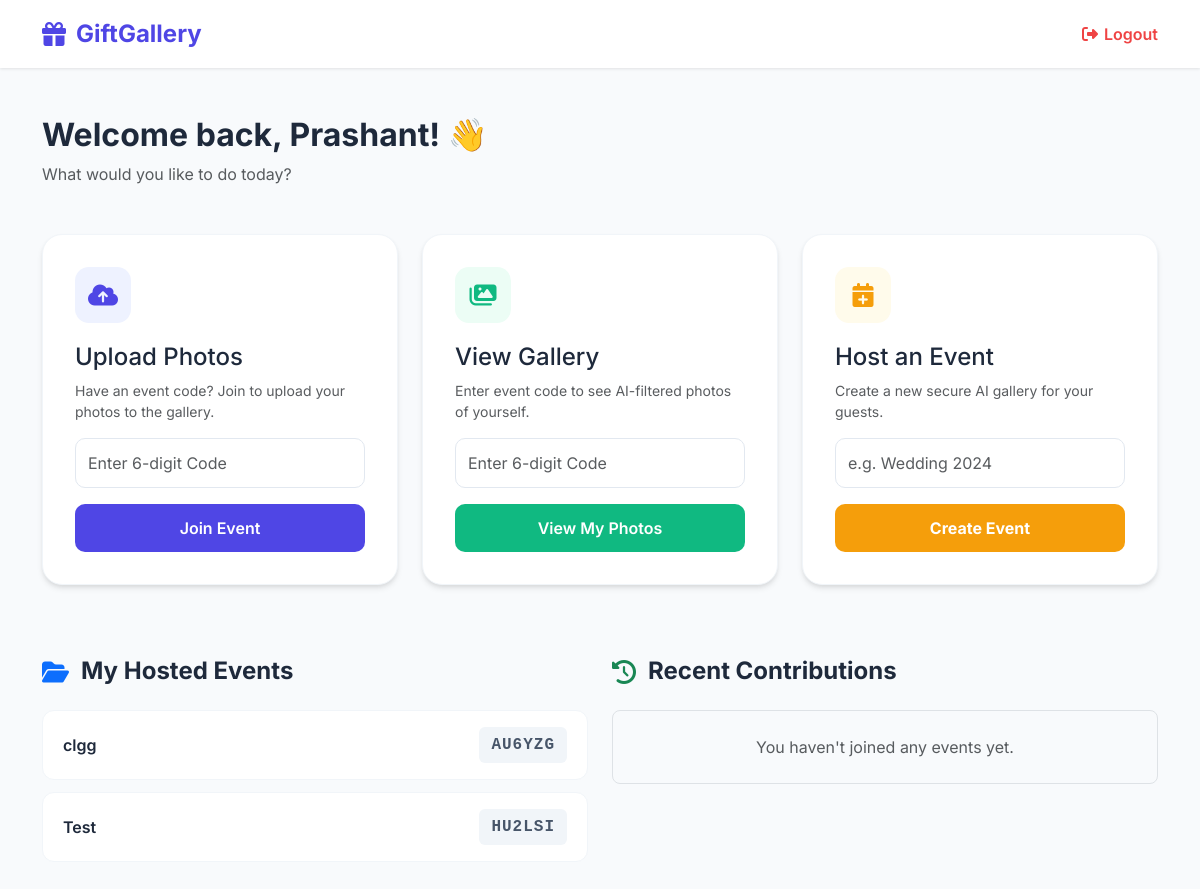
The app's page /hub (signed in), older data.
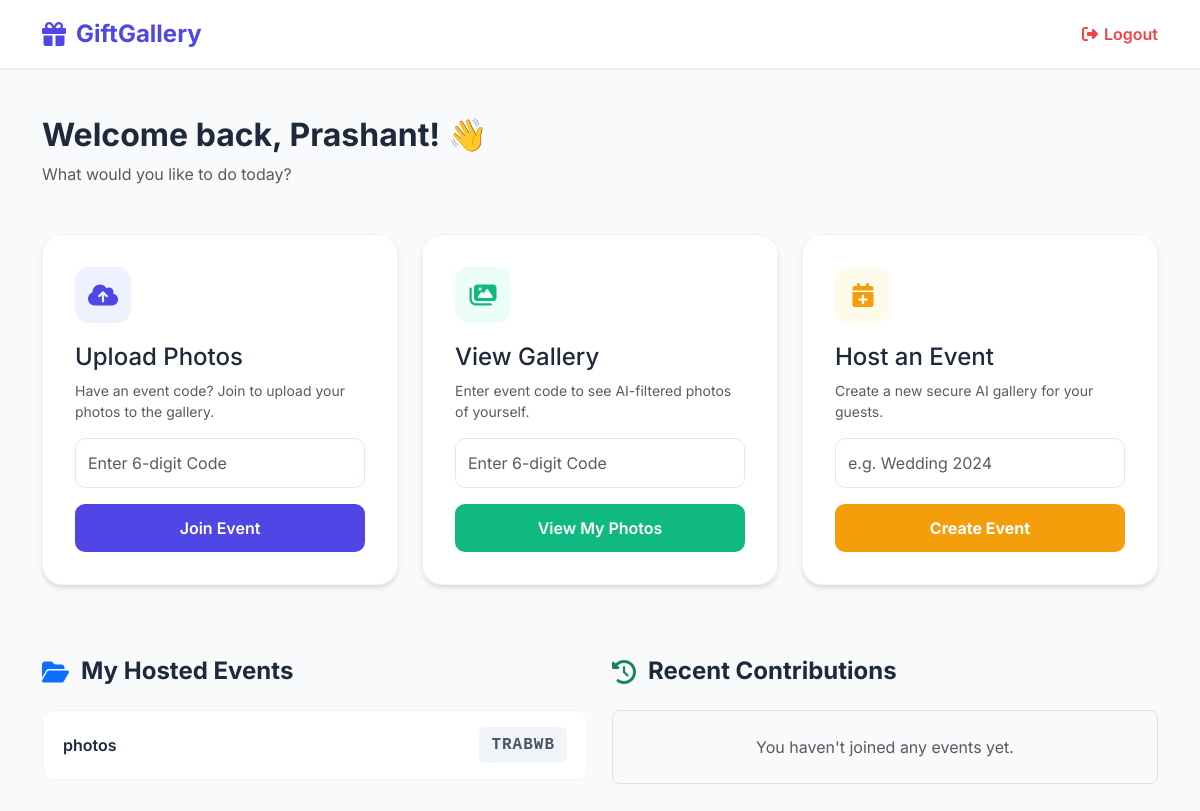
The same page, newer data.
### tables this page shows
CREATE TABLE events (
                id INTEGER PRIMARY KEY AUTOINCREMENT,
                event_name TEXT NOT NULL, 
                event_code TEXT UNIQUE NOT NULL,
                host_id INTEGER,
                FOREIGN KEY (host_id) REFERENCES users (id)
            );

### app.py (the view)
@app.route('/hub')
def user_hub():
    if 'user' not in session or 'user_id' not in session:
        return redirect(url_for('login'))
    user_id = session['user_id']
    with sqlite3.connect('giftgallery.db') as conn:
        cursor = conn.cursor()
        cursor.execute("SELECT event_name, event_code FROM events WHERE host_id = ?", (user_id,))
        my_events = cursor.fetchall()
        cursor.execute('''
            SELECT DISTINCT e.event_name, e.event_code
            FROM events e
            JOIN photos p ON e.event_code = p.event_code
            WHERE p.uploader_id = ? AND e.host_id != ?
        ''', (user_id, user_id))
        contributed_events = cursor.fetchall()
    return render_template('hub.html', username=session['user'], my_events=my_events, contributed_events=contributed_events)

### templates/hub.html (shortened to what this page needs)
<!doctype html>
<html lang="en">
  <head>
    <link
      href="https://cdn.jsdelivr.net/npm/bootstrap@5.3.0/dist/css/bootstrap.min.css"
      rel="stylesheet"
    />
    <link
      rel="stylesheet"
      href="https://cdnjs.cloudflare.com/ajax/libs/font-awesome/6.4.0/css/all.min.css"
    />
  </head>
  <body>
    <nav class="navbar mb-5">
      <div class="container">
        <a class="brand-name" href="#">
          <i class="fas fa-gift"></i> GiftGallery
        </a>
        <a href="/logout" class="logout-btn">
          <i class="fas fa-sign-out-alt"></i> Logout
        </a>
      </div>
    </nav>
    <div class="container">
      <div class="text-start mb-5">
        <h2 class="fw-bold">Welcome back, {{ username }}! 👋</h2>
        <p class="text-muted">What would you like to do today?</p>
      </div>
      <div class="row g-4">
        <div class="col-lg-4">
          <div class="hub-card">
            <div class="card-icon icon-upload">
              <i class="fas fa-cloud-upload-alt"></i>
            </div>
            <h4>Upload Photos</h4>
            <p class="text-muted small">
              Have an event code? Join to upload your photos to the gallery.
            </p>
            <form action="/join" method="POST">
              <input
                type="text"
                name="event_code"
                class="form-control mb-3"
                placeholder="Enter 6-digit Code"
                required
              />
              <button type="submit" class="btn btn-primary w-100">
                Join Event
              </button>
            </form>
          </div>
        </div>
        <div class="col-lg-4">
          <div class="hub-card">
            <div class="card-icon icon-gallery">
              <i class="fas fa-images"></i>
            </div>
            <h4>View Gallery</h4>
            <p class="text-muted small">
              Enter event code to see AI-filtered photos of yourself.
            </p>
            <form action="/gallery" method="POST">
              <input
                type="text"
                name="gallery_code"
                class="form-control mb-3"
                placeholder="Enter 6-digit Code"
                required
              />
              <button type="submit" class="btn btn-success w-100">
                View My Photos
              </button>
            </form>
          </div>
        </div>
        <div class="col-lg-4">
          <div class="hub-card">
            <div class="card-icon icon-host">
              <i class="fas fa-calendar-plus"></i>
            </div>
            <h4>Host an Event</h4>
            <p class="text-muted small">
              Create a new secure AI gallery for your guests.
            </p>
            <form action="/create_event" method="POST">
              <input
                type="text"
                name="event_name"
                class="form-control mb-3"
                placeholder="e.g. Wedding 2024"
                required
              />
              <button type="submit" class="btn btn-warning w-100 fw-bold">
                Create Event
              </button>
            </form>
          </div>
        </div>
      </div>
      <div class="row mt-5 pt-4">
        <div class="col-md-6 mb-4">
          <h4 class="section-title">
            <i class="fas fa-folder-open text-primary"></i>
            My Hosted Events
          </h4>
          {% if my_events %} {% for event in my_events %}
          <div class="event-list-item">
            <span class="fw-semibold">{{ event[0] }}</span>
            <span class="event-code-badge">{{ event[1] }}</span>
          </div>
          {% endfor %} {% else %}
          <div
            class="p-4 border border-dashed rounded-3 text-center text-muted"
          >
            You haven't hosted any events yet.
          </div>
          {% endif %}
        </div>
        <div class="col-md-6 mb-4">
          <h4 class="section-title">
            <i class="fas fa-history text-success"></i>
            Recent Contributions
          </h4>
          {% if contributed_events %} {% for event in contributed_events %}
          <div class="event-list-item">
            <span class="fw-semibold">{{ event[0] }}</span>
            <span class="event-code-badge">{{ event[1] }}</span>
          </div>
          {% endfor %} {% else %}
          <div
            class="p-4 border border-dashed rounded-3 text-center text-muted"
          >
            You haven't joined any events yet.
          </div>
          {% endif %}
        </div>
      </div>
    </div>
  </body>
</html>

### templates/hub.html (style rules this page uses)
:root { --primary: #4f46e5; --secondary: #10b981; --accent: #f59e0b; --bg: #f8fafc; --text-dark: #1e293b; }
body { font-family: "Inter", sans-serif; background-color: var(--bg); color: var(--text-dark); padding-bottom: 50px; }
.navbar { background: white; box-shadow: 0 1px 3px rgba(0, 0, 0, 0.1); padding: 1rem 0; margin-bottom: 40px; }
.brand-name { font-weight: 700; color: var(--primary); font-size: 1.5rem; display: flex; align-items: center; gap: 10px; text-decoration: none; }
.hub-card { background: white; padding: 32px; border-radius: 20px; box-shadow: 0 4px 6px -1px rgba(0, 0, 0, 0.1), 0 2px 4px -1px rgba(0, 0, 0, 0.06); height: 100%; transition: transform 0.2s ease, box-shadow 0.2s ease; border: 1px solid #f1f5f9; }
.card-icon { width: 56px; height: 56px; border-radius: 14px; display: flex; align-items: center; justify-content: center; font-size: 24px; margin-bottom: 20px; }
.icon-upload { background: #eef2ff; color: var(--primary); }
.icon-gallery { background: #ecfdf5; color: var(--secondary); }
.icon-host { background: #fffbeb; color: var(--accent); }
.form-control { border-radius: 10px; padding: 12px; border: 1px solid #e2e8f0; }
.btn { border-radius: 10px; padding: 12px; font-weight: 600; transition: all 0.2s; }
.btn-primary { background-color: var(--primary); border: none; }
.btn-success { background-color: var(--secondary); border: none; }
.btn-warning { background-color: var(--accent); border: none; color: white !important; }
.section-title { font-weight: 700; margin-bottom: 24px; display: flex; align-items: center; gap: 12px; }
.event-list-item { background: white; border: 1px solid #f1f5f9; border-radius: 12px; padding: 16px 20px; margin-bottom: 12px; display: flex; justify-content: space-between; align-items: center; }
.event-code-badge { font-family: "Monaco", "Consolas", monospace; background: #f1f5f9; color: #475569; padding: 6px 12px; border-radius: 6px; font-weight: 600; letter-spacing: 1px; }
.logout-btn { color: #ef4444; font-weight: 600; text-decoration: none; display: flex; align-items: center; gap: 6px; }

Row changes from the older to the newer data that the page shows:
removed events: event_name "clgg", event_code "AU6YZG"
removed events: event_name "Test", event_code "HU2LSI"
added events: event_name "photos", event_code "TRABWB"
